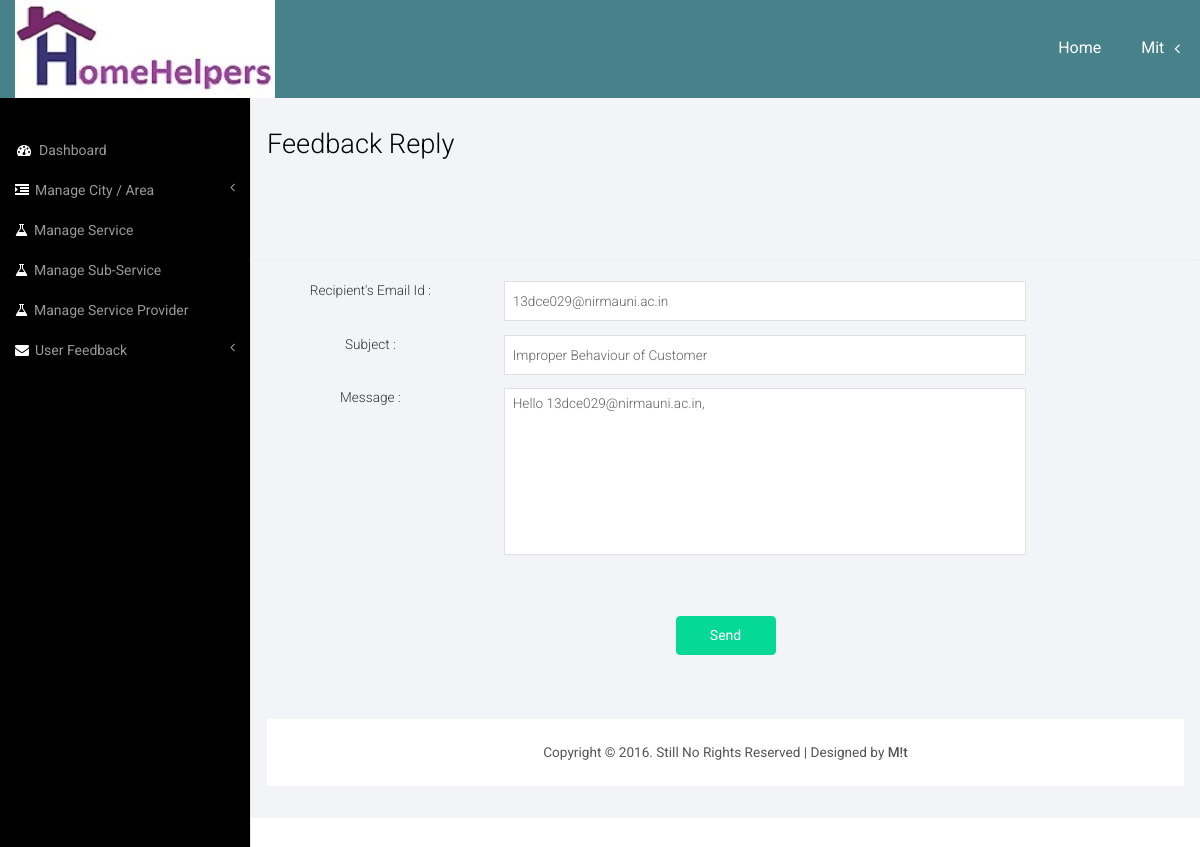
Screenshot of /Admin/Message_Send.php?id=1 (signed in) with the database file from the repository.
### tables this page shows
CREATE TABLE IF NOT EXISTS `feedback_master` (
`Feedback_id` int(8) NOT NULL,
  `Email_ID` varchar(32) NOT NULL,
  `User_type` varchar(8) NOT NULL,
  `Subject` varchar(64) NOT NULL,
  `Message` text NOT NULL,
  `Time_Stamp` datetime NOT NULL DEFAULT CURRENT_TIMESTAMP,
  `Reply` text,
  `Replied` tinyint(1) NOT NULL DEFAULT '0'
);

### Admin/Message_Send.php (the view, shortened to what this page needs)
<!DOCTYPE HTML>
<html>
<?php
require_once("Navigation.php");
?>
<head>
</head>
<body>
<div id="wrapper">
    <div id="page-wrapper" style="margin-top: 98px;">
        <div class="graphs">
            <div class="xs">
                <h3>Feedback Reply</h3>
                <div class="tab-content" style="margin-top: 80px;">
                    <div class="tab-pane active" id="horizontal-form">
                        <?php
                        $id=$_GET['id'];
                        $selectSQL = mysql_query("SELECT * FROM `feedback_master` WHERE `Feedback_id`=$id");
                        if( !$selectSQL ){
                            echo 'Retrieval of data from Database Failed - #'.mysql_errno().': '.mysql_error();
                        }
                        else{
                            $row= mysql_fetch_row($selectSQL);
                        ?>
                        <form class="form-horizontal" action="Utility_Message_Send.php" method="post">
                            <div class="form-group">
                                <hr>
                                <label class="col-sm-3" align="center">Recipient's Email Id : </label>
                                <div class="col-sm-7">
                                    <input type="text" name="REmail_ID" value="<?php echo $row[1];?>" class="form-control1 control3">
                                </div>
                                <div class="col-sm-1">&nbsp;</div>
                                <label class="col-sm-3" align="center">Subject : </label>
                                <div class="col-sm-7">
                                    <input type="text" name="Subject" value="<?php echo $row[3];?>" class="form-control1 control3">
                                </div>
                                <div class="col-sm-1">&nbsp;</div>
                                <label class="col-sm-3" align="center">Message : </label>
                                <div class="col-sm-7">
                                    <textarea rows="8" name="Message" class="form-control1 control3" style="resize: none; height: auto">Hello <?php echo $row[1];?>,&#13;&#10;</textarea>
                                </div>
                                <div class="col-sm-12" align="center" style="margin-top: 40px;">
                                    <input type="submit" class="btn btn-warning btn-warng1" name="submit" value="Send" style="width: 100px;">
                                </div>
                            </div>
                        </form>
                        <?php } ?>
                    </div>
                </div>
                <div class="copy_layout">
                    <p>Copyright © 2016. Still No Rights Reserved | Designed by <b style="font-weight: 500">M!t</b></p>
                </div>
            </div>
        </div>
    </div>
</body>
</html>

### css/style.css (style rules this page uses)
h4, h5, h6, h1, h2, h3 { margin-top: 0; }
p { margin: 0; }
html, body { font-family: 'Roboto', sans-serif; font-size: 100%; background:#000; overflow-x: hidden; }
.but_list, .tab-content { margin:1.5em 0 0 0; }
.copy p, .copy_layout p { font-size:0.85em; color:#555; }
.graphs { padding: 2em 1em; background: #f2f4f8; font-family: 'Roboto', sans-serif; }
.form-control1, .form-control_2.input-sm { border: 1px solid #e0e0e0; padding: 5px 8px; color: #616161; background: #fff; box-shadow: none !important; width: 100%; font-size: 0.85em; font-weight: 300; height: 40px; border-radius: 0; -webkit-appearance: none; }
.control3 { margin:0 0 1em 0; }
.btn-warning { color: #fff; background-color:rgb(6, 217, 149); border-color:rgb(6, 217, 149); padding:8.5px 12px; }
.xs h3, .widget_head { color:#000; font-size:1.7em; font-weight:300; margin-bottom: 1em; }
.tab-content > .active { display: block; visibility: visible; }
.radio label, .checkbox label, label { font-size: 0.85em; font-weight:300; vertical-align: middle; }
.copy_layout { padding:1.5em 0; background:#fff; text-align:center; margin: 4em 0 0em 0; }

### css/custom.css (style rules this page uses)
#wrapper { width: 100%; }
#page-wrapper { min-height: 568px; background-color: #fff; }
@media (min-width:768px) { #page-wrapper { position: inherit; margin: 0 0 0 250px; border-left: 1px solid #e7e7e7; } }

### rows the page displays
feedback_master: REmail_ID "13dce029@nirmauni.ac.in", Subject "Improper Behaviour of Customer", Message "Hello 13dce029@nirmauni.ac.in,"

### other values shown
$_SESSION["First_name"] "Mit"
